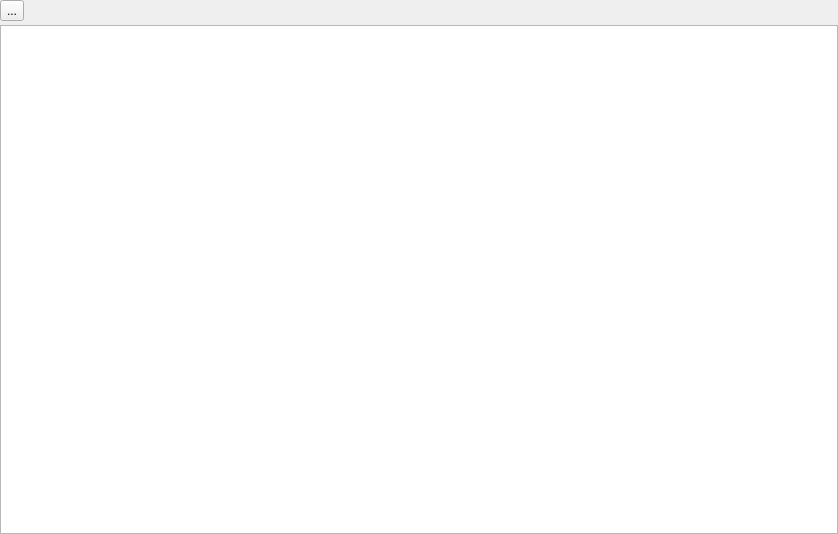
<?xml version="1.0" encoding="UTF-8"?>
<ui version="4.0">
 <class>MqttDataView</class>
 <widget class="QWidget" name="MqttDataView">
  <property name="geometry">
   <rect>
    <x>0</x>
    <y>0</y>
    <width>838</width>
    <height>534</height>
   </rect>
  </property>
  <property name="windowTitle">
   <string notr="true">Form</string>
  </property>
  <layout class="QGridLayout" name="gridLayout">
   <property name="leftMargin">
    <number>0</number>
   </property>
   <property name="topMargin">
    <number>0</number>
   </property>
   <property name="rightMargin">
    <number>0</number>
   </property>
   <property name="bottomMargin">
    <number>0</number>
   </property>
   <property name="spacing">
    <number>4</number>
   </property>
   <item row="0" column="0">
    <layout class="QHBoxLayout" name="horizontalLayout">
     <item>
      <widget class="QToolButton" name="toolButton">
       <property name="text">
        <string>...</string>
       </property>
      </widget>
     </item>
     <item>
      <spacer name="horizontalSpacer">
       <property name="orientation">
        <enum>Qt::Orientation::Horizontal</enum>
       </property>
       <property name="sizeHint" stdset="0">
        <size>
         <width>40</width>
         <height>20</height>
        </size>
       </property>
      </spacer>
     </item>
    </layout>
   </item>
   <item row="1" column="0">
    <widget class="QTableView" name="tableView"/>
   </item>
  </layout>
 </widget>
 <resources/>
 <connections/>
</ui>
